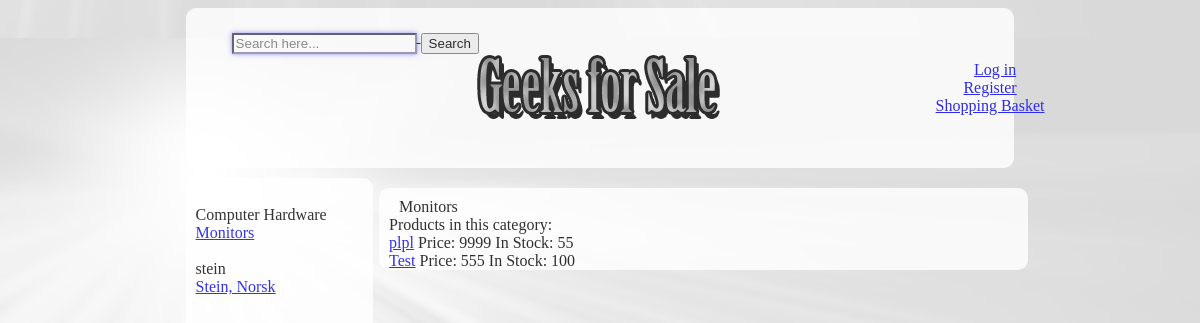
Before: /productcategory.php?id=1 with the older database file.
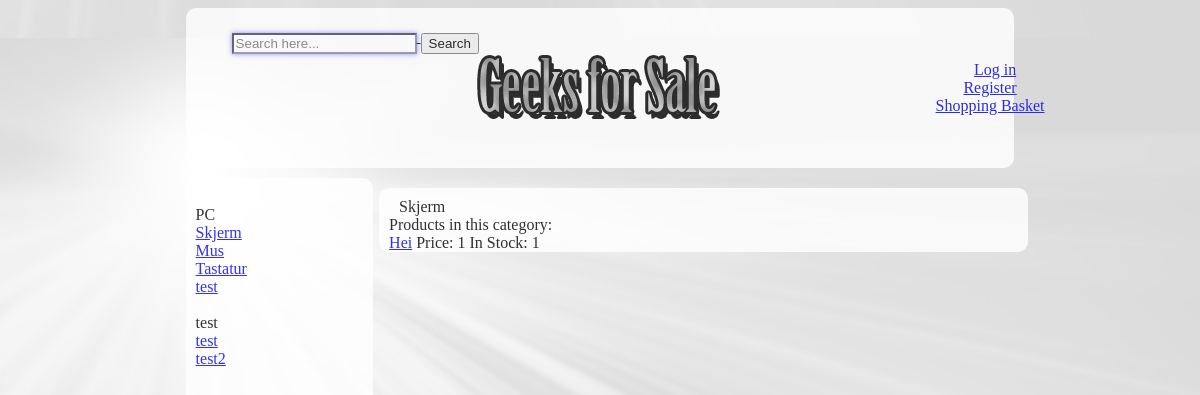
After: the same page with the newer database file.
### tables this page shows
CREATE TABLE IF NOT EXISTS `productcategory` (
  `id` int(10) unsigned NOT NULL AUTO_INCREMENT,
  `categoryName` text NOT NULL,
  PRIMARY KEY (`id`)
);

CREATE TABLE IF NOT EXISTS `subcategory` (
  `id` int(10) unsigned NOT NULL AUTO_INCREMENT,
  `name` text NOT NULL,
  `categoryid` int(11) NOT NULL,
  PRIMARY KEY (`id`),
  KEY `categoryid` (`categoryid`)
);

CREATE TABLE IF NOT EXISTS `products` (
  `id` int(10) unsigned NOT NULL AUTO_INCREMENT,
  `price` int(10) unsigned NOT NULL,
  `pictures` text NOT NULL,
  `name` text NOT NULL,
  `info` text NOT NULL,
  `onStock` int(10) unsigned NOT NULL,
  `forSale` tinyint(1) NOT NULL,
  `rabatt` int(10) unsigned NOT NULL,
  `categoriID` int(10) unsigned NOT NULL,
  PRIMARY KEY (`id`)
);

### productcategory.php (the view, shortened to what this page needs)
<!DOCTYPE HTML PUBLIC "-//W3C//DTD HTML 4.01//EN"
   "http://www.w3.org/TR/html4/strict.dtd">
<HTML>
   <HEAD>
      <link rel="stylesheet" type="text/css" href="StyleIndex.css"/>
   </HEAD>
   <BODY>
     <div id="header">
      <?php include("topmenu.php"); ?>
      <s>
       <form class="form-wrapper cf">
          <input type="text" placeholder="Search here..." required>
          <button type="submit">Search</button>
       </form>
    </s>
 </div>
 <div id="menu">
   <?php
   require_once 'menu.php';
   ?>
</div>
<div id="content">
   <?php
   $id = $_GET['id'];
   $sql = "Select * from subcategory where id=:id";
   $sth = $db->prepare($sql);
   $sth->bindValue (':id', $id);
   $sth->execute();
   $sth->setFetchMode(PDO::FETCH_ASSOC);
   $row = $sth->fetch();
   echo $row['name']."<br>";
   echo "Products in this category: ";
   $sql = "Select * from products where categoriID=:id";
   $sth = $db->prepare($sql);
   $sth->bindValue (':id', $id);
   $sth->execute();
   $sth->setFetchMode(PDO::FETCH_ASSOC);
   echo "<br>";
   while($row = $sth->fetch()){
      if($row['forSale'] != "0")
         echo "<a href=\"productdetails.php?id=".$row['id']."\">".$row['name']."</a> Price: ".$row['price']." In Stock: ".$row['onStock']."<br>";
   }
   ?>
</div>
</BODY>
</HTML>

### topmenu.php (shortened to what this page needs)
<topMenu>
	<?php
	if(isset($_SESSION['id'])){
		echo "<a href=\"index.php?logout=1\">Log Out</a><br>";
		if($_SESSION['userLevel'] == 0){
			echo "<a href=\"mypage.php\">My Page</a><br>";
		}else if($_SESSION['userLevel'] == 1){
			echo "<a href=\"worker.php\">My Worker Page</a><br>";
		}else if($_SESSION['userLevel'] == 2){
			echo "<a href=\"admin.php\">My Admin Page</a><br>";
		}
	}else{
		echo "<a href=\"login.php\">Log in</a><br>";
		echo "<a href=\"register.php\">Register</a><br>";
	}
	?>
	<a href="shoppingbasket.php">Shopping Basket</a><br>
</topMenu>

### menu.php
<?php
require "db.php";
$sql = "Select * from productcategory";
$sth = $db->prepare($sql);
$sth->execute();
$sth->setFetchMode(PDO::FETCH_ASSOC);
while($row = $sth->fetch()){
	echo "<br>".$row['categoryName']."<br>";
	$sql = "Select * from subcategory where categoryid = ".$row['id'];
	$sth2 = $db->prepare($sql);
	$sth2->execute();
	$sth2->setFetchMode(PDO::FETCH_ASSOC);
	while($rows = $sth2->fetch()){
		echo "<a href=\"productcategory.php?id=".$rows['id']."\">".$rows['name']."</a><br>";
	}
}
?>

### StyleIndex.css (style rules this page uses)
body { background-image:url('Background2.jpg'); background-attachment: fixed; background-position: right bottom; background-repeat: repeat; background-color: #000000; }
#header { height: 150px; border-radius: 10px; background-color: #ffffff; background-image:url('Geeksforsale.jpg'); background-repeat: no-repeat; background-position: center; opacity: .8; margin-bottom: 10px; margin-left: 15%; margin-right: 15%; text-indent: 10px; padding-left: 10px; padding-top: 10px; }
#menu { float: left; height: 2000px; border-radius: 10px; width: 15%; background-color: #ffffff; opacity: .8; margin-bottom: 10px; margin-left: 15%; padding-left: 10px; padding-top: 10px; }
#content { float: left; border-radius: 10px; width: 54%; background-color: #ffffff; opacity: .8; margin-top: 10px; margin-bottom: 10px; margin-left: 0.5%; text-indent: 10px; padding-left: 10px; padding-top: 10px; }
s { position: absolute; margin-top: 5px; margin-left: 0.5%; text-align: left; text-indent: 10px; margin-bottom: 10px; padding-left: 10px; padding-top: 10px; }
topMenu { position: absolute; margin-left: 60%; margin-top: 33px; text-indent: 10px; text-align: center; margin-bottom: 10px; padding-left: 10px; padding-top: 10px; }
:required { border-color: #88a; -webkit-box-shadow: 0 0 5px rgba(0, 0, 255, .5); -moz-box-shadow: 0 0 5px rgba(0, 0, 255, .5); -o-box-shadow: 0 0 5px rgba(0, 0, 255, .5); -ms-box-shadow: 0 0 5px rgba(0, 0, 255, .5); box-shadow: 0 0 5px rgba(0, 0, 255, .5); }

Changed rows visible on the page:
removed products: name "plpl", price "9999", onStock "55"
removed products: name "Test", price "555", onStock "100"
changed productcategory (number 1 of 2 on the later page): categoryName "Computer Hardware" → "PC"; gains subcategory (name "Mus")
changed subcategory: name "Monitors" → "Skjerm"
added subcategory: name "Tastatur", shown under productcategory (number 1 of 2 on the later page)
added subcategory: name "test", shown under productcategory (number 1 of 2 on the later page)
changed productcategory: categoryName "stein" → "test"; loses subcategory (name "Stein, Norsk")
added subcategory: name "test", shown under productcategory "test"
added subcategory: name "test2", shown under productcategory "test"
added products: name "Hei", price "1", onStock "1"
